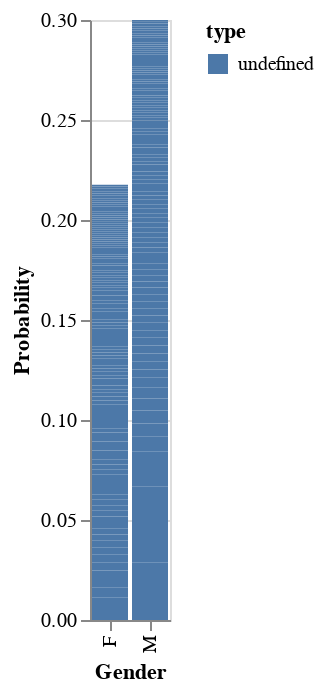

Here is the notebook cell this chart was saved with:
### Code cell
bars = alt.Chart(data).mark_bar().encode(
    y='Probability:Q',
    color='type:N',
    x='Gender:O'
)

bars

### Figure 1 — Vega-Lite specification as saved in the notebook (floating-point values rounded to 4 significant figures; data arrays with more than 128 entries replaced by an {"elided": "..."} marker saying what was removed)
{"config": {"view": {"continuousWidth": 400, "continuousHeight": 300}}, "data": {"name": "data-a16134f853a7249aafece7b539779871"}, "mark": "bar", "encoding": {"color": {"type": "nominal", "field": "type"}, "x": {"type": "ordinal", "field": "Gender"}, "y": {"type": "quantitative", "field": "Probability"}}, "$schema": "https://vega.github.io/schema/vega-lite/v4.8.1.json", "datasets": {"data-a16134f853a7249aafece7b539779871": {"elided": "237 records"}}}
